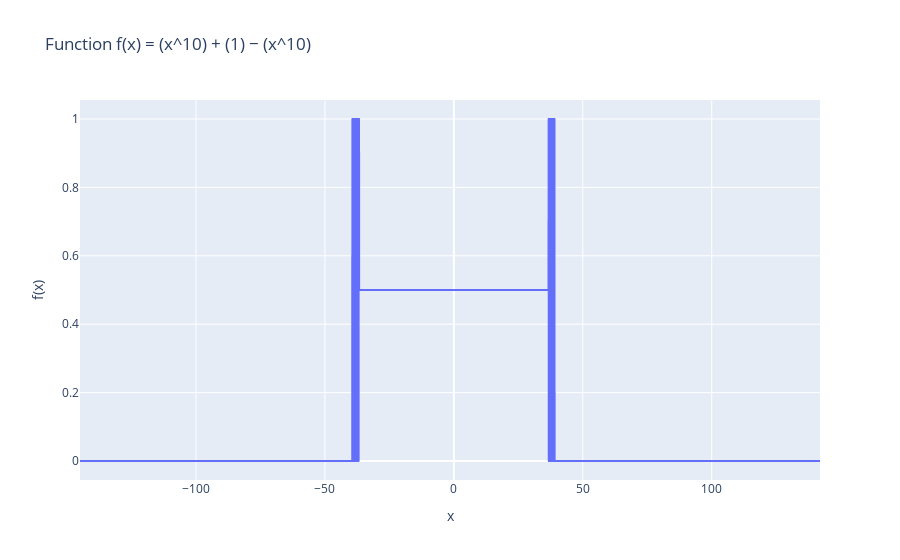

Source (notebook cell):
### Code cell
x = np.linspace(-145, 142, 5000)
y = h(x)

fig = px.line(x=x, y=y, labels={'x': 'x', 'y': 'f(x)'}, title='Function f(x) = (x^10) + (1) − (x^10)')
fig.update_layout(hovermode="x unified")
fig.show()

### Figure 1 — Plotly figure (JSON) as saved in the notebook; plotly's stock layout.template omitted (floating-point values rounded to 4 significant figures; data arrays with more than 128 entries replaced by an {"elided": "..."} marker saying what was removed)
{"data": [{"hovertemplate": "x=%{x}<br>f(x)=%{y}<extra></extra>", "legendgroup": "", "line": {"color": "#636efa", "dash": "solid"}, "marker": {"symbol": "circle"}, "mode": "lines", "name": "", "showlegend": false, "type": "scattergl", "x": {"elided": "5000 float values"}, "xaxis": "x", "y": {"elided": "5000 float values"}, "yaxis": "y"}], "layout": {"hovermode": "x unified", "legend": {"tracegroupgap": 0}, "title": {"text": "Function f(x) = (x^10) + (1) − (x^10)"}, "xaxis": {"anchor": "y", "domain": [0, 1], "title": {"text": "x"}}, "yaxis": {"anchor": "x", "domain": [0, 1], "title": {"text": "f(x)"}}}}
